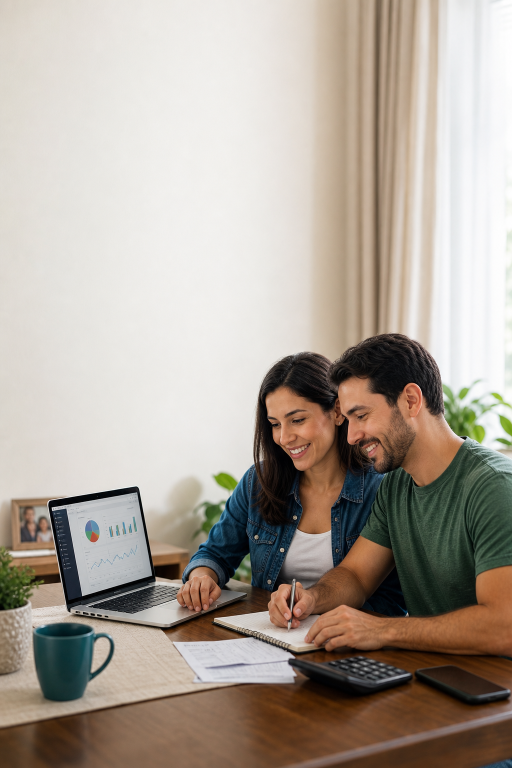
#> input picture marketing/familia-organizando-financas.png, 1024 x 1536 px (shown at 1/2 size)
$ python gerar_capa_kiwify.py
#> lines starting #> are read from the running program, lines starting #| are printed output that depends on the picture
#> in gerar_horizontal, bg is the input picture: PIL image 1024x1536 RGB; mean R, G, B 172.8, 163, 152.7
from pathlib import Path
from textwrap import wrap

from PIL import Image, ImageDraw, ImageFont


ROOT = Path(__file__).resolve().parent
APP_ROOT = ROOT.parent
FONT_REGULAR = Path(r"C:\Windows\Fonts\segoeui.ttf")
FONT_BOLD = Path(r"C:\Windows\Fonts\segoeuib.ttf")

TEAL = "#087b7a"
DARK = "#102f32"
TEXT = "#244b4d"
GREEN = "#2e9b66"
SOFT = "#f4fbfa"


def font(size: int, bold: bool = False) -> ImageFont.FreeTypeFont:
    return ImageFont.truetype(str(FONT_BOLD if bold else FONT_REGULAR), size)


def cover_crop(image: Image.Image, width: int, height: int, anchor: str = "center", top_bias: float = 0.5) -> Image.Image:
#> called with width = 2000, height = 590, anchor = 'right', top_bias = 0.5
    scale = max(width / image.width, height / image.height)
#> scale = 1.95
    resized = image.resize((int(image.width * scale), int(image.height * scale)), Image.Resampling.LANCZOS)
    if anchor == "right":
        left = resized.width - width
#> left = 0
    elif anchor == "left":
        left = 0
    else:
        left = (resized.width - width) // 2
    top = int((resized.height - height) * top_bias)
#> top = 1205
    top = max(0, min(top, resized.height - height))
    return resized.crop((left, top, left + width, top + height))
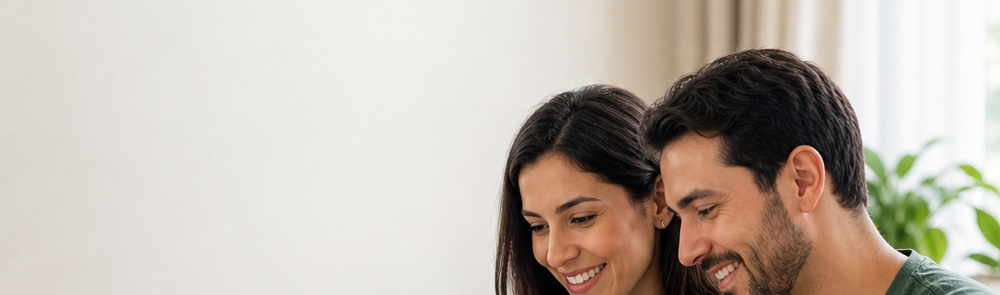
#> returned value: PIL image 2000x590 RGB (shown at 1/2 size); mean R, G, B 192.9, 183.3, 173.9


# [6 lines left out: function draw_wrapped, not called in this run]


def alpha_gradient(width: int, height: int, stops):
#> called with width = 2000, height = 590
    overlay = Image.new("RGBA", (width, height), (0, 0, 0, 0))
#> overlay: PIL image 2000x590 RGBA; every value is 0
    draw = ImageDraw.Draw(overlay)
    for x in range(width):
        pos = x / max(width - 1, 1)
        opacity = stops[-1][1]
        for i in range(len(stops) - 1):
            start, start_opacity = stops[i]
            end, end_opacity = stops[i + 1]
            if start <= pos <= end:
                span = max(end - start, 0.001)
                amount = (pos - start) / span
                opacity = int(start_opacity + (end_opacity - start_opacity) * amount)
                break
        draw.line((x, 0, x, height), fill=(244, 251, 250, opacity))
    return overlay


def paste_logo(canvas: Image.Image, draw: ImageDraw.ImageDraw, x: int, y: int, size: int, title_size: int, subtitle_size: int):
    icon = Image.open(APP_ROOT / "favicon.ico").convert("RGBA").resize((size, size), Image.Resampling.LANCZOS)
    canvas.alpha_composite(icon, (x, y))
    draw.text((x + size + 24, y + 7), "App Orçamento Familiar", font=font(title_size, True), fill="#135658")
    draw.text((x + size + 24, y + size // 2 + 9), "Mais clareza para cuidar do seu dinheiro", font=font(subtitle_size, True), fill="#40686a")


# [6 lines left out: function draw_check, not called in this run]


def gerar_horizontal():
    width, height = 2000, 590
    bg = Image.open(ROOT / "familia-organizando-financas.png").convert("RGB")
    bg = cover_crop(bg, width, height, anchor="right")
    canvas = bg.convert("RGBA")
    canvas = Image.alpha_composite(canvas, alpha_gradient(width, height, [(0.0, 255), (0.48, 247), (0.62, 110), (0.80, 25), (1.0, 0)]))
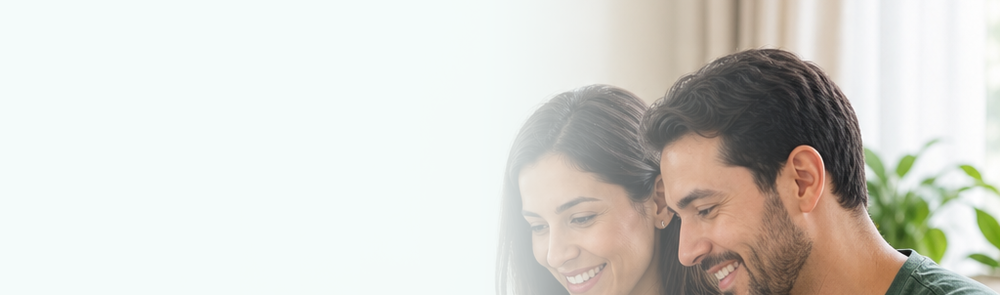
#> canvas: PIL image 2000x590 RGBA (shown at 1/2 size); mean R, G, B, A 213.6, 212.6, 206.5, 255
    draw = ImageDraw.Draw(canvas)

    draw.rectangle((0, 0, width, 18), fill=TEAL)
    draw.rectangle((0, height - 14, width, height), fill=GREEN)
    paste_logo(canvas, draw, 92, 62, 92, 45, 24)

    draw.text((92, 172), "Organize sua vida financeira", font=font(78, True), fill=DARK)
    draw.text((94, 265), "Controle receitas, despesas, metas e relatórios no seu computador.", font=font(37, True), fill=TEXT)

    y = 334
    y = draw_check(draw, 96, y, "Licença anual para uso familiar", 28, 40) + 12
    y = draw_check(draw, 96, y, "Dados armazenados localmente", 28, 40) + 12
    draw_check(draw, 96, y, "Backup, privacidade e relatórios", 28, 40)

    draw.rounded_rectangle((1095, 70, 1878, 185), radius=14, fill=(255, 255, 255, 235), outline="#b7d9d6", width=3)
    draw.text((1130, 92), "Plano anual de lançamento", font=font(31, True), fill=TEAL)
    draw.text((1130, 132), "R$ 197,00", font=font(43, True), fill=DARK)
    draw.text((1395, 145), "por 12 meses", font=font(24, True), fill=TEXT)

    draw.rounded_rectangle((92, 460, 820, 555), radius=14, fill=TEAL)
    draw.text((128, 477), "Solicite sua licença anual", font=font(25, True), fill="white")
    draw.text((128, 508), "(12) 98161-2085", font=font(36, True), fill="white")

    out = ROOT / "capa-kiwify-horizontal.png"
    canvas.convert("RGB").save(out, quality=96)
    return out


# [233 lines left out: functions gerar_quadrada, gerar_miniaturas, gerar_modulo_download, gerar_slide_area_membros_desktop, gerar_slide_area_membros_mobile, not called in this run]


if __name__ == "__main__":
#> (the run stopped early here; a loop or call above may not have finished)
